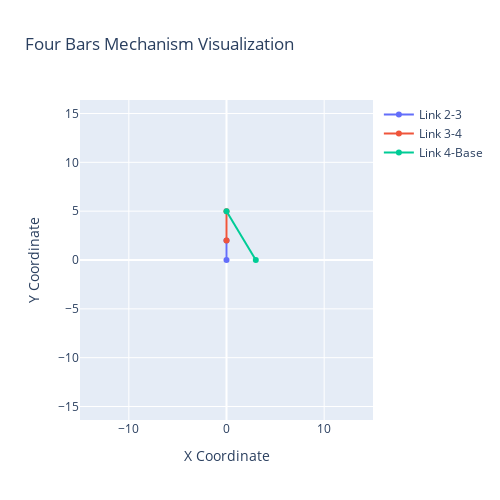

Notebook code cell kept with this figure:
### Code cell
import plotly.graph_objs as go

def plot_mechanism_updated_json(new_input, Separation):
    # Extract values from the input dictionary using string keys
    r_x_2_value = new_input['r_x_2']
    r_y_2_value = new_input['r_y_2']
    r_x_3_value = new_input['r_x_3']
    r_y_3_value = new_input['r_y_3']
    r_x_4_value = new_input['r_x_4']
    r_y_4_value = new_input['r_y_4']

    print(r_x_2_value)
    
    # Create traces for each line
    trace1 = go.Scatter(x=[r_x_2_value, r_x_3_value], y=[r_y_2_value, r_y_3_value], mode='lines+markers', name='Link 2-3')
    trace2 = go.Scatter(x=[r_x_3_value, r_x_4_value], y=[r_y_3_value, r_y_4_value], mode='lines+markers', name='Link 3-4')
    trace3 = go.Scatter(x=[r_x_4_value, Separation], y=[r_y_4_value, 0], mode='lines+markers', name='Link 4-Base')
    
    # Define layout with equal aspect ratio and specified axis ranges
    layout = go.Layout(title='Four Bars Mechanism Visualization',
                       xaxis=dict(title='X Coordinate', scaleanchor="y", scaleratio=1, range=[-15, 15]),
                       yaxis=dict(title='Y Coordinate', scaleanchor="x", scaleratio=1, range=[-15, 15]),
                       showlegend=True,
                       autosize=False,  # Disable automatic sizing to maintain aspect ratio
                       width=500,  # Set width of the plot
                       height=500)  # Set height of the plot
    
    # Create figure and plot
    fig = go.Figure(data=[trace1, trace2, trace3], layout=layout)
    fig.show()

test_results2 = {
    'r_x_2': 0.0,
    'r_x_3': 1.22464679914735e-16,
    'r_y_2': 0.0,
    'r_y_3': 2.00000000000000,
    'r_x_4': 3.06161699786838e-16,
    'r_y_4': 5.00000000000000
}

plot_mechanism_updated_json(test_results2,Separation)
#plot_mechanism_updated_json(new_dict,Separation)

### Figure 1 — Plotly figure (JSON) as saved in the notebook; plotly's stock layout.template omitted (floating-point values rounded to 4 significant figures)
{"data": [{"mode": "lines+markers", "name": "Link 2-3", "type": "scatter", "x": [0, 1.225e-16], "y": [0, 2]}, {"mode": "lines+markers", "name": "Link 3-4", "type": "scatter", "x": [1.225e-16, 3.062e-16], "y": [2, 5]}, {"mode": "lines+markers", "name": "Link 4-Base", "type": "scatter", "x": [3.062e-16, 3], "y": [5, 0]}], "layout": {"autosize": false, "height": 500, "showlegend": true, "title": {"text": "Four Bars Mechanism Visualization"}, "width": 500, "xaxis": {"range": [-15, 15], "scaleanchor": "y", "scaleratio": 1, "title": {"text": "X Coordinate"}}, "yaxis": {"range": [-15, 15], "scaleanchor": "x", "scaleratio": 1, "title": {"text": "Y Coordinate"}}}}
